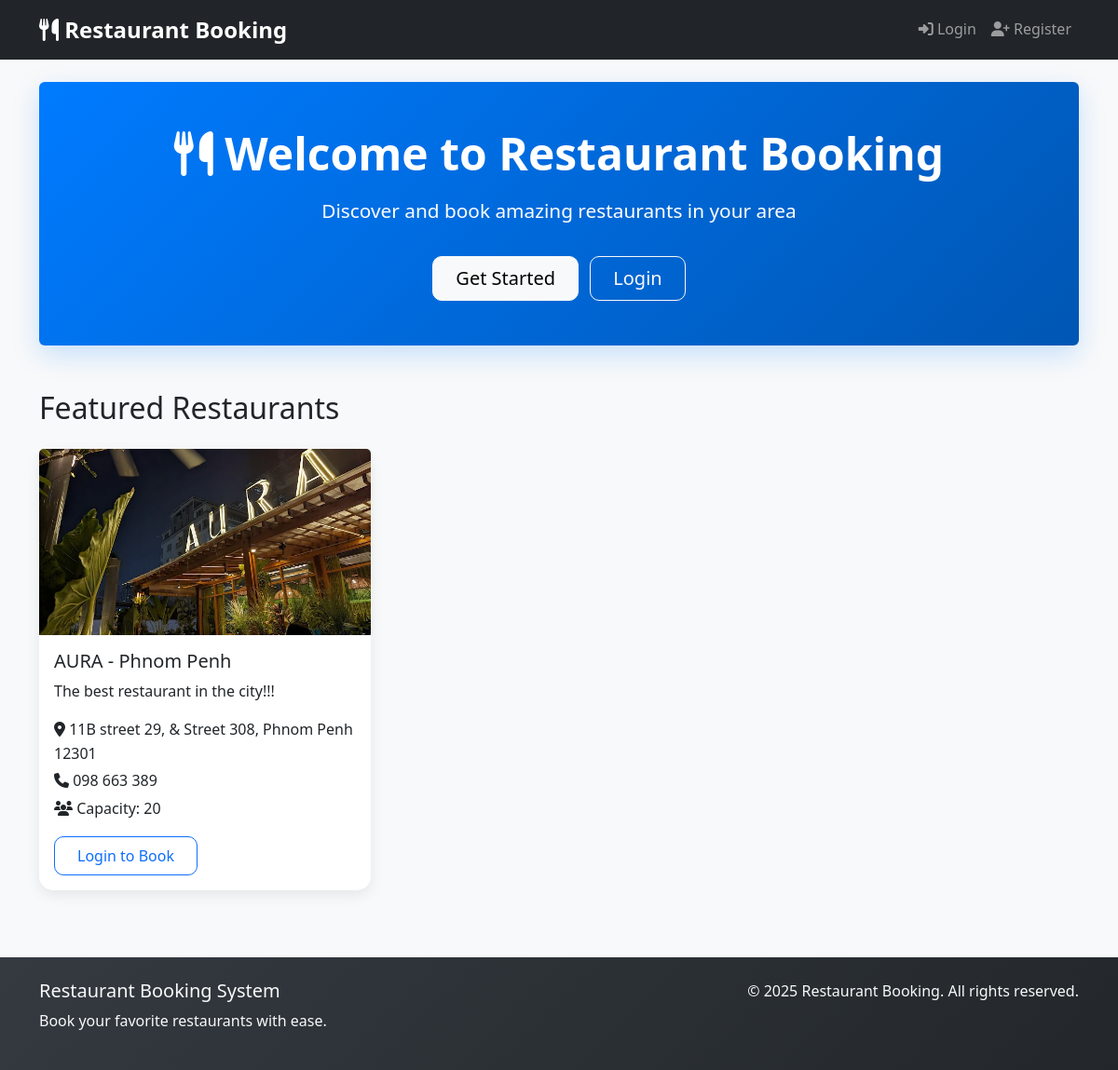
The page / on the database its author committed.
### app.py (models this page shows)
class Restaurant(db.Model):
    id = db.Column(db.Integer, primary_key=True)
    name = db.Column(db.String(120), nullable=False)
    description = db.Column(db.Text)
    location = db.Column(db.String(200), nullable=False)
    phone = db.Column(db.String(20))
    email = db.Column(db.String(120))
    capacity = db.Column(db.Integer, default=50)
    image = db.Column(db.String(255))  # Store filename
    created_at = db.Column(db.DateTime, default=datetime.utcnow)
    bookings = db.relationship('Booking', backref='restaurant', lazy=True, cascade='all, delete-orphan')

### app.py (the view)
    @app.route('/')
    def index():
        restaurants = Restaurant.query.all()
        return render_template('user/index.html', restaurants=restaurants)

### templates/user/index.html (shortened to what this page needs)
{% extends "base.html" %}
{% block content %}
<div class="hero-section text-center py-5 mb-5 bg-primary text-white rounded">
    <h1><i class="fas fa-utensils"></i> Welcome to Restaurant Booking</h1>
    <p class="lead">Discover and book amazing restaurants in your area</p>
    {% if not session.user_id %}
        <a href="{{ url_for('register') }}" class="btn btn-light btn-lg me-2">Get Started</a>
        <a href="{{ url_for('login') }}" class="btn btn-outline-light btn-lg">Login</a>
    {% endif %}
</div>
<h2 class="mb-4">Featured Restaurants</h2>
{% if restaurants %}
    <div class="row">
        {% for restaurant in restaurants %}
            <div class="col-md-6 col-lg-4 mb-4">
                <div class="card h-100">
                    {% if restaurant.image %}
                        <img src="{{ url_for('static', filename='uploads/' + restaurant.image) }}"
                             class="card-img-top" alt="{{ restaurant.name }}" style="height: 200px; object-fit: cover;">
                    {% else %}
                        <div class="card-img-top bg-light d-flex align-items-center justify-content-center"
                             style="height: 200px;">
                            <i class="fas fa-image fa-3x text-muted"></i>
                        </div>
                    {% endif %}
                    <div class="card-body d-flex flex-column">
                        <h5 class="card-title">{{ restaurant.name }}</h5>
                        <p class="card-text">{{ restaurant.description[:100] if restaurant.description else '' }}{% if restaurant.description and restaurant.description|length > 100 %}...{% endif %}</p>
                        <div class="mt-auto">
                            <p class="mb-1"><i class="fas fa-map-marker-alt"></i> {{ restaurant.location }}</p>
                            <p class="mb-1"><i class="fas fa-phone"></i> {{ restaurant.phone or 'N/A' }}</p>
                            <p class="mb-3"><i class="fas fa-users"></i> Capacity: {{ restaurant.capacity }}</p>
                            {% if session.user_id and session.role == 'user' %}
                                <a href="{{ url_for('book_restaurant', restaurant_id=restaurant.id) }}"
                                   class="btn btn-primary">Book Now</a>
                            {% elif not session.user_id %}
                                <a href="{{ url_for('login') }}" class="btn btn-outline-primary">Login to Book</a>
                            {% endif %}
                        </div>
                    </div>
                </div>
            </div>
        {% endfor %}
    </div>
{% endif %}
{% endblock %}

### templates/base.html (shortened to what this page needs)
<!DOCTYPE html>
<html lang="en">
<head>
    <link href="https://cdnjs.cloudflare.com/ajax/libs/bootstrap/5.3.0/css/bootstrap.min.css" rel="stylesheet">
    <link href="https://cdnjs.cloudflare.com/ajax/libs/font-awesome/6.4.0/css/all.min.css" rel="stylesheet">
    <link href="{{ url_for('static', filename='styles.css') }}" rel="stylesheet">
</head>
<body>
    <nav class="navbar navbar-expand-lg navbar-dark bg-dark">
        <div class="container">
            <a class="navbar-brand" href="{{ url_for('index') }}">
                <i class="fas fa-utensils"></i> Restaurant Booking
            </a>
            <div class="collapse navbar-collapse" id="navbarNav">
                <ul class="navbar-nav ms-auto">
                    {% if session.user_id %}
                        <li class="nav-item dropdown">
                            <a class="nav-link dropdown-toggle" href="#" role="button" data-bs-toggle="dropdown">
                                <i class="fas fa-user"></i> {{ session.username }}
                            </a>
                            <ul class="dropdown-menu">
                                {% if session.role in ['admin', 'manager'] %}
                                    <li><a class="dropdown-item" href="{{ url_for('admin_dashboard') }}">
                                        <i class="fas fa-tachometer-alt"></i> Admin Dashboard
                                    </a></li>
                                    {% if session.role == 'manager' %}
                                        <li><a class="dropdown-item" href="{{ url_for('manager_dashboard') }}">
                                            <i class="fas fa-chart-line"></i> Manager Dashboard
                                        </a></li>
                                    {% endif %}
                                {% else %}
                                    <li><a class="dropdown-item" href="{{ url_for('user_dashboard') }}">
                                        <i class="fas fa-calendar"></i> My Bookings
                                    </a></li>
                                {% endif %}
                                <li><hr class="dropdown-divider"></li>
                                <li><a class="dropdown-item" href="{{ url_for('logout') }}">
                                    <i class="fas fa-sign-out-alt"></i> Logout
                                </a></li>
                            </ul>
                        </li>
                    {% else %}
                        <li class="nav-item">
                            <a class="nav-link" href="{{ url_for('login') }}">
                                <i class="fas fa-sign-in-alt"></i> Login
                            </a>
                        </li>
                        <li class="nav-item">
                            <a class="nav-link" href="{{ url_for('register') }}">
                                <i class="fas fa-user-plus"></i> Register
                            </a>
                        </li>
                    {% endif %}
                </ul>
            </div>
        </div>
    </nav>
    <main class="container mt-4">
        {% block content %}{% endblock %}
    </main>
    <footer class="bg-dark text-light mt-5 py-4">
        <div class="container">
            <div class="row">
                <div class="col-md-6">
                    <h5>Restaurant Booking System</h5>
                    <p>Book your favorite restaurants with ease.</p>
                </div>
                <div class="col-md-6 text-end">
                    <p>&copy; 2025 Restaurant Booking. All rights reserved.</p>
                </div>
            </div>
        </div>
    </footer>
</body>
</html>

### static/styles.css (style rules this page uses)
:root { --primary-color: #007bff; --secondary-color: #6c757d; --success-color: #28a745; --danger-color: #dc3545; --warning-color: #ffc107; --info-color: #17a2b8; --light-color: #f8f9fa; --dark-color: #343a40; }
body { font-family: 'Segoe UI', Tahoma, Geneva, Verdana, sans-serif; background-color: #f8f9fa; line-height: 1.6; }
.navbar-brand { font-weight: bold; font-size: 1.5rem; }
.navbar-nav .nav-link { font-weight: 500; }
.hero-section { background: linear-gradient(135deg, var(--primary-color), #0056b3); border-radius: 15px; padding: 4rem 2rem; margin-bottom: 3rem; box-shadow: 0 10px 30px rgba(0, 123, 255, 0.2); }
.hero-section h1 { font-size: 3rem; font-weight: 700; margin-bottom: 1rem; }
.hero-section .lead { font-size: 1.3rem; margin-bottom: 2rem; }
.card { border: none; border-radius: 15px; box-shadow: 0 5px 15px rgba(0, 0, 0, 0.08); transition: transform 0.3s ease, box-shadow 0.3s ease; }
.btn { border-radius: 10px; font-weight: 500; padding: 0.5rem 1.5rem; transition: all 0.3s ease; }
footer { background: linear-gradient(135deg, var(--dark-color), #23272b); color: #fff; }

### rows shown on the page
Restaurant: image (picture), name "AURA - Phnom Penh", description "The best restaurant in the city!!!", location "11B street 29, & Street 308, Phnom Penh 12301", phone "098 663 389", capacity "20"
